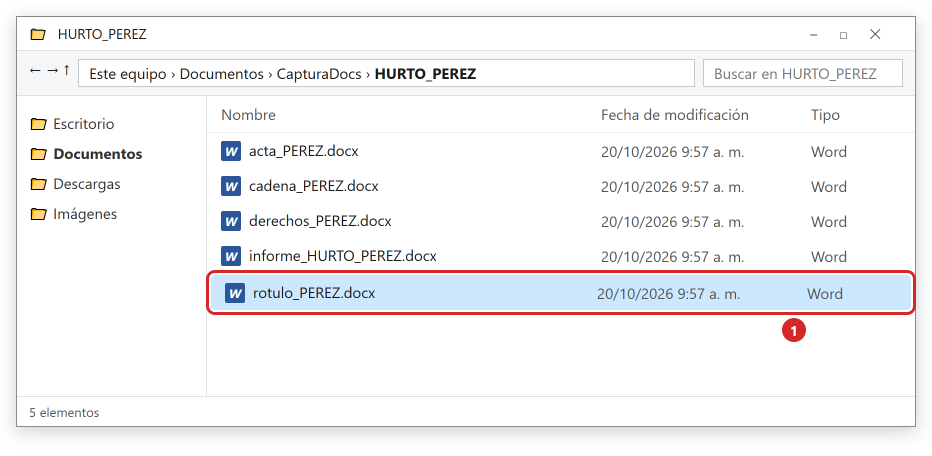
#> input picture guia-pdf/generador/img-usuario/explorador.png, 1864 x 912 px (shown at 1/2 size)
$ python -i preparar-imagenes.py   (imports and definitions only)
#> lines starting #> are read from the running program, lines starting #| are printed output that depends on the picture
#> further down, picture is the input picture: PIL image 1864x912 RGB; mean R, G, B 244.3, 244, 245.4
"""Recorta cada captura a su zona útil y la comprime a JPEG para el PDF.

Por qué recortar: una captura de pantalla completa (1440 px de ancho) metida en una
hoja A4 deja el texto de la app en ~5 pt, ilegible impreso. Recortada a la tarjeta
central queda en ~8 pt. Uso: python preparar-imagenes.py <carpeta-capturas> <carpeta-img>
"""
import sys, os, glob
from PIL import Image, ImageChops

src, dst = sys.argv[1], sys.argv[2]
# [1 line not run here, left out]

# Zona de la tarjeta central de los pasos del formulario (imagen original 2160x1350).
CAJA_PASO = (430, 350, 1730, 1350)
COMPLETA = {'04-pantalla-principal'}          # necesita la barra superior y el menú
TARJETAS = {'01-terminos', '01b-terminos-marcado', '02-registro-correo', '03-configuracion-inicial'}

def recorte_modal(im, margen=26):
    """Caja del modal: es lo único con borde DORADO sobre el fondo atenuado."""
    dorado = im.point(lambda v: v).convert('RGB')
    px = dorado.load()
    xs, ys = [], []
    for y in range(0, im.height, 2):
        for x in range(0, im.width, 2):
            r, g, b = px[x, y]
            if r > 190 and 120 < g < 190 and b < 70:
                xs.append(x); ys.append(y)
    return im.crop((max(0, min(xs) - margen), max(0, min(ys) - margen), min(im.width, max(xs) + margen), min(im.height, max(ys) + margen)))

def autorecorte(im, margen=30, umbral=18):
    """Recorta el fondo liso alrededor de una tarjeta centrada."""
#> called with margen = 30, umbral = 18
    fondo = Image.new('RGB', im.size, im.getpixel((5, 5)))
#> fondo: PIL image 1864x912 RGB; every value is 255
    caja = ImageChops.difference(im, fondo).convert('L').point(lambda v: 255 if v > umbral else 0).getbbox()
#> caja = (26, 32, 1838, 868)
    if not caja:
        return im
    l, t, r, b = caja
#> l = 26; t = 32; r = 1838; b = 868
    return im.crop((max(0, l - margen), max(0, t - margen), min(im.width, r + margen), min(im.height, b + margen)))
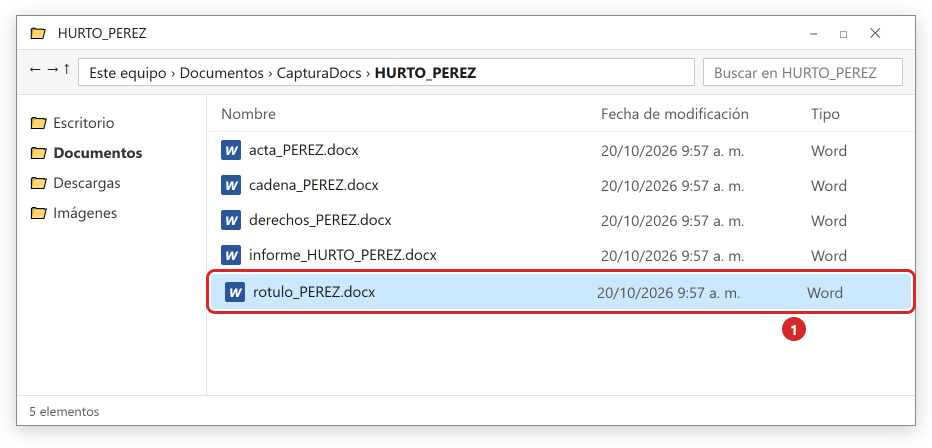
#> returned value: PIL image 1864x896 RGB (shown at 1/2 size); mean R, G, B 244.1, 243.8, 245.3

total = 0
# [18 lines not run here, left out]

>>> from PIL import Image
>>> picture = Image.open('../img-usuario/explorador.png')
>>> result = autorecorte(picture)

$ run again, on guia-pdf/generador/img-usuario/word-pdf.png
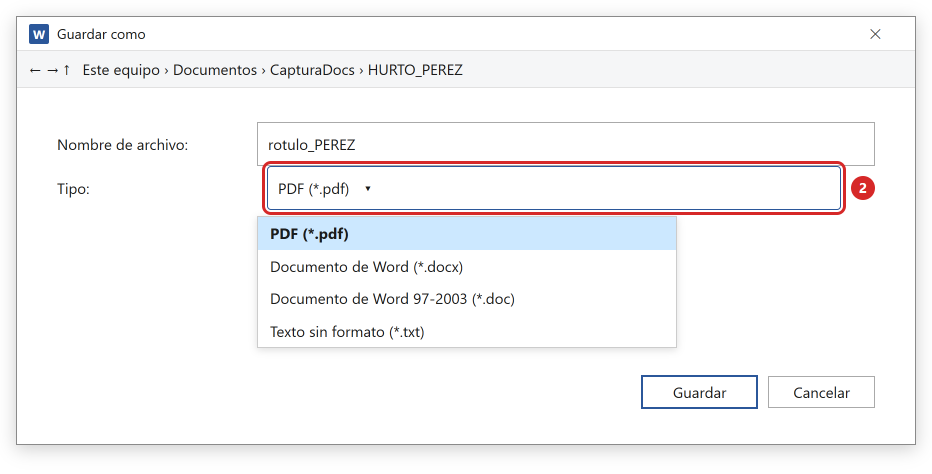
#> input picture guia-pdf/generador/img-usuario/word-pdf.png, 1864 x 948 px (shown at 1/2 size)
#> picture is the input picture: PIL image 1864x948 RGB; mean R, G, B 246.6, 246.1, 247.2
#> fondo: PIL image 1864x948 RGB; every value is 255
#> caja = (26, 32, 1838, 904)
#> l = 26; t = 32; r = 1838; b = 904
#> in autorecorte, `return im.crop((max(0, l - margen), max(0, t - margen), min(im.width, ..`:
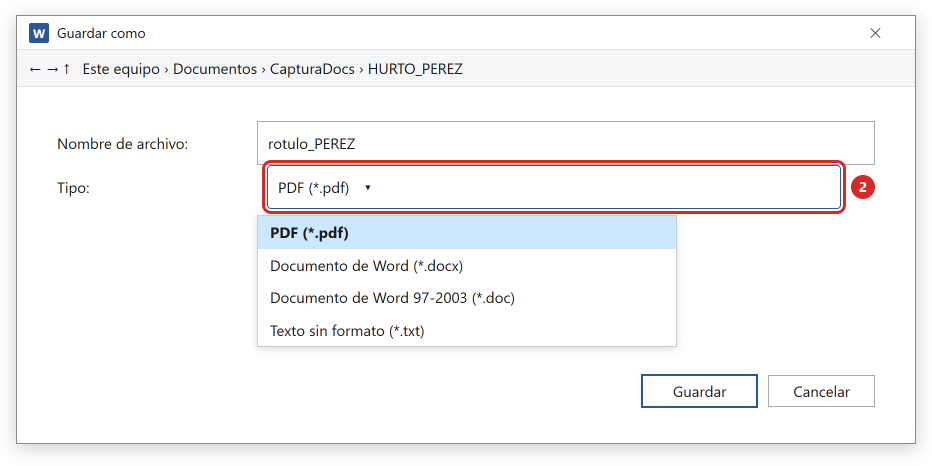
#> returned value: PIL image 1864x932 RGB (shown at 1/2 size); mean R, G, B 246.4, 245.9, 247
